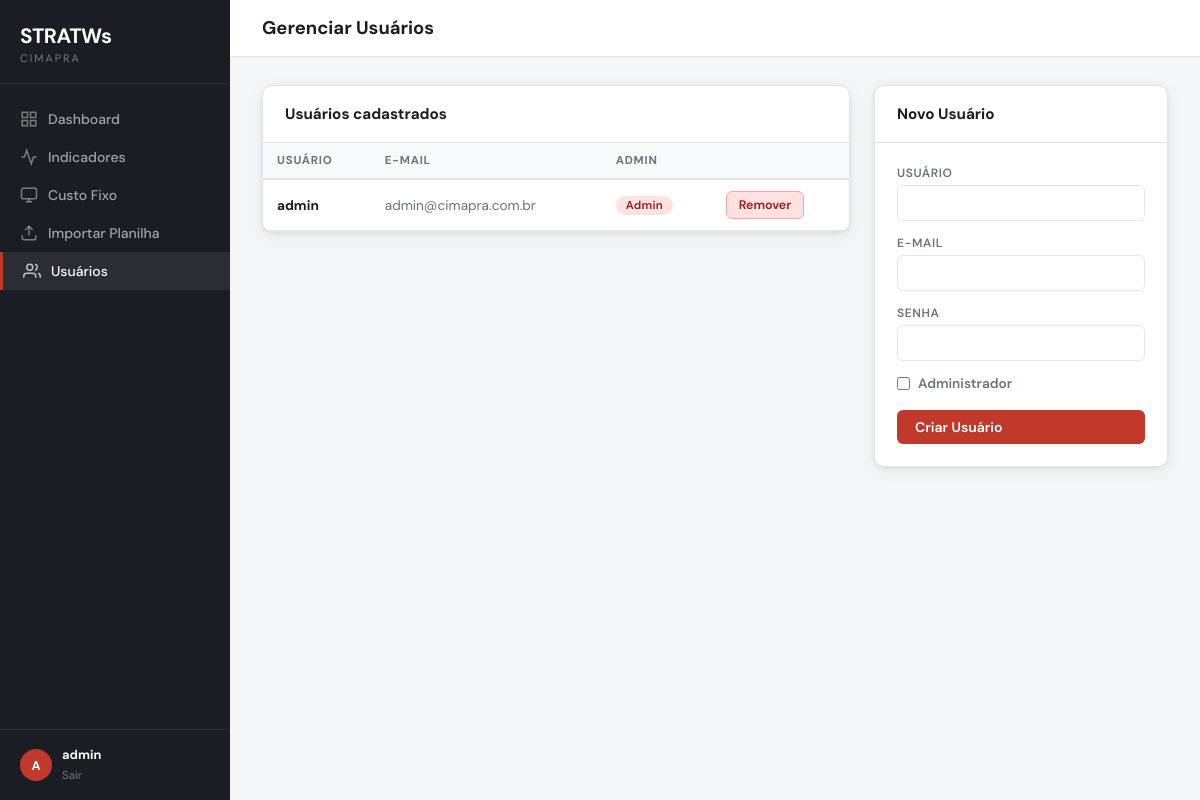
The app's page /admin/users (signed in) with its own data.
### app.py (models this page shows, shortened)
class User(db.Model):
    id       = db.Column(db.Integer, primary_key=True)
    username = db.Column(db.String(80),  unique=True, nullable=False)
    email    = db.Column(db.String(120), unique=True, nullable=False)
    password = db.Column(db.String(256), nullable=False)
    is_admin = db.Column(db.Boolean, default=False)

### app.py (the view)
@app.route("/admin/users")
@admin_required
def admin_users():
    users = User.query.all()
    return render_template("admin_users.html", users=users,
        username=session.get("username"), is_admin=True)

### app.py (called while the page is built)
def admin_required(f):
    @wraps(f)
    def decorated(*args, **kwargs):
        if "user_id" not in session:
            return redirect(url_for("login"))
        user = User.query.get(session["user_id"])
        if not user or not user.is_admin:
            abort(403)
        return f(*args, **kwargs)
    return decorated

### templates/admin_users.html (shortened to what this page needs)
{% extends "base.html" %}
{% block page_title %}Gerenciar Usuários{% endblock %}
{% block content %}
<div style="display:grid;grid-template-columns:2fr 1fr;gap:24px;align-items:start">
  <div class="card">
    <div class="card-header"><h2>Usuários cadastrados</h2></div>
    <div class="table-wrap">
      <table>
        <thead>
          <tr>
            <th>Usuário</th>
            <th>E-mail</th>
            <th>Admin</th>
            <th></th>
          </tr>
        </thead>
        <tbody>
          {% for u in users %}
          <tr>
            <td><strong>{{ u.username }}</strong></td>
            <td style="color:var(--muted)">{{ u.email }}</td>
            <td>
              {% if u.is_admin %}
                <span class="badge badge-red">Admin</span>
              {% else %}
                <span class="badge badge-gray">Usuário</span>
              {% endif %}
            </td>
            <td>
              <form method="POST" action="{{ url_for('admin_delete_user', uid=u.id) }}"
                    onsubmit="return confirm('Remover {{ u.username }}?')">
                <button type="submit" class="btn btn-danger btn-sm">Remover</button>
              </form>
            </td>
          </tr>
          {% endfor %}
        </tbody>
      </table>
    </div>
  </div>
  <div class="card">
    <div class="card-header"><h2>Novo Usuário</h2></div>
    <div class="card-body">
      <form method="POST" action="{{ url_for('admin_create_user') }}">
        <div class="form-group" style="margin-bottom:14px">
          <label>Usuário</label>
          <input type="text" name="username" required/>
        </div>
        <div class="form-group" style="margin-bottom:14px">
          <label>E-mail</label>
          <input type="email" name="email" required/>
        </div>
        <div class="form-group" style="margin-bottom:14px">
          <label>Senha</label>
          <input type="password" name="password" required minlength="8"/>
        </div>
        <div class="form-group" style="flex-direction:row;align-items:center;gap:8px;margin-bottom:18px">
          <input type="checkbox" name="is_admin" id="is_admin"/>
          <label for="is_admin" style="text-transform:none;font-size:.85rem;letter-spacing:0">Administrador</label>
        </div>
        <button type="submit" class="btn btn-primary" style="width:100%">Criar Usuário</button>
      </form>
    </div>
  </div>
</div>
{% endblock %}

### templates/base.html (shortened to what this page needs)
<!DOCTYPE html>
<html lang="pt-BR">
<head>
</head>
<body>
  <aside class="sidebar">
    <div class="sidebar-logo">
      <span>STRATWs</span>
      <small>CIMAPRA</small>
    </div>
    <nav class="nav">
      <a href="{{ url_for('dashboard') }}" class="{{ 'active' if request.endpoint == 'dashboard' }}">
        <svg class="nav-icon" viewBox="0 0 24 24" fill="none" stroke="currentColor" stroke-width="2"><rect x="3" y="3" width="7" height="7"/><rect x="14" y="3" width="7" height="7"/><rect x="3" y="14" width="7" height="7"/><rect x="14" y="14" width="7" height="7"/></svg>
        Dashboard
      </a>
      <a href="{{ url_for('indicadores') }}" class="{{ 'active' if request.endpoint in ('indicadores','indicador_detalhe') }}">
        <svg class="nav-icon" viewBox="0 0 24 24" fill="none" stroke="currentColor" stroke-width="2"><polyline points="22 12 18 12 15 21 9 3 6 12 2 12"/></svg>
        Indicadores
      </a>
      <a href="{{ url_for('custo_fixo') }}" class="{{ 'active' if request.endpoint == 'custo_fixo' }}">
        <svg class="nav-icon" viewBox="0 0 24 24" fill="none" stroke="currentColor" stroke-width="2"><rect x="2" y="3" width="20" height="14" rx="2"/><line x1="8" y1="21" x2="16" y2="21"/><line x1="12" y1="17" x2="12" y2="21"/></svg>
        Custo Fixo
      </a>
      {% if is_admin %}
      <a href="{{ url_for('admin_importar') }}" class="{{ 'active' if request.endpoint == 'admin_importar' }}">
        <svg class="nav-icon" viewBox="0 0 24 24" fill="none" stroke="currentColor" stroke-width="2"><path d="M21 15v4a2 2 0 0 1-2 2H5a2 2 0 0 1-2-2v-4"/><polyline points="17 8 12 3 7 8"/><line x1="12" y1="3" x2="12" y2="15"/></svg>
        Importar Planilha
      </a>
      <a href="{{ url_for('admin_users') }}" class="{{ 'active' if request.endpoint == 'admin_users' }}">
        <svg class="nav-icon" viewBox="0 0 24 24" fill="none" stroke="currentColor" stroke-width="2"><path d="M17 21v-2a4 4 0 0 0-4-4H5a4 4 0 0 0-4 4v2"/><circle cx="9" cy="7" r="4"/><path d="M23 21v-2a4 4 0 0 0-3-3.87"/><path d="M16 3.13a4 4 0 0 1 0 7.75"/></svg>
        Usuários
      </a>
      {% endif %}
    </nav>
    <div class="sidebar-footer">
      <div class="avatar">{{ username[0].upper() if username else 'U' }}</div>
      <div class="info">
        <strong>{{ username }}</strong>
        <a href="{{ url_for('logout') }}">Sair</a>
      </div>
    </div>
  </aside>
  <div class="main">
    <div class="topbar">
      <h1>{% block page_title %}{% endblock %}</h1>
    </div>
    <div class="content">
      {% block content %}{% endblock %}
    </div>
  </div>
</body>
</html>

### templates/base.html (style rules this page uses)
:root { --red: #c0392b; --red2: #96281b; --bg: #f4f5f7; --card: #ffffff; --border: #e2e5ea; --text: #1a1d23; --muted: #6b7280; --green: #16a34a; --amber: #d97706; --blue: #2563eb; --radius: 10px; --shadow: 0 1px 4px rgba(0,0,0,.08), 0 4px 16px rgba(0,0,0,.05); }
*, *::before, *::after { box-sizing: border-box; margin: 0; padding: 0; }
body { font-family: 'DM Sans', sans-serif; background: var(--bg); color: var(--text); min-height: 100vh; display: flex; }
.sidebar { width: 230px; min-height: 100vh; background: var(--text); display: flex; flex-direction: column; position: fixed; top: 0; left: 0; z-index: 100; }
.sidebar-logo { padding: 22px 20px 18px; border-bottom: 1px solid rgba(255,255,255,.08); }
.sidebar-logo span { font-size: 1.3rem; font-weight: 700; color: #fff; letter-spacing: -0.5px; }
.sidebar-logo small { display: block; font-size: .68rem; color: rgba(255,255,255,.4); letter-spacing: 2px; text-transform: uppercase; margin-top: 2px; }
.nav { flex: 1; padding: 16px 0; }
.nav a { display: flex; align-items: center; gap: 10px; padding: 10px 20px; color: rgba(255,255,255,.6); text-decoration: none; font-size: .875rem; font-weight: 500; transition: color .15s, background .15s; }
.nav a:hover, .nav a.active { color: #fff; background: rgba(255,255,255,.07); }
.nav a.active { border-left: 3px solid var(--red); }
.nav-icon { width: 18px; opacity: .7; }
.sidebar-footer { padding: 16px 20px; border-top: 1px solid rgba(255,255,255,.08); display: flex; align-items: center; gap: 10px; }
.avatar { width: 32px; height: 32px; border-radius: 50%; background: var(--red); display: flex; align-items: center; justify-content: center; color: #fff; font-weight: 700; font-size: .8rem; flex-shrink: 0; }
.sidebar-footer .info { flex: 1; min-width: 0; }
.sidebar-footer .info strong { display: block; color: #fff; font-size: .8rem; white-space: nowrap; overflow: hidden; text-overflow: ellipsis; }
.sidebar-footer .info a { color: rgba(255,255,255,.4); font-size: .72rem; text-decoration: none; }
.main { margin-left: 230px; flex: 1; min-height: 100vh; }
.topbar { background: var(--card); border-bottom: 1px solid var(--border); padding: 16px 32px; display: flex; align-items: center; justify-content: space-between; }
.topbar h1 { font-size: 1.15rem; font-weight: 700; }
.content { padding: 28px 32px; }
.card { background: var(--card); border: 1px solid var(--border); border-radius: var(--radius); box-shadow: var(--shadow); }
.card-header { padding: 18px 22px; border-bottom: 1px solid var(--border); display: flex; align-items: center; justify-content: space-between; }
.card-header h2 { font-size: .95rem; font-weight: 700; }
.card-body { padding: 22px; }
.table-wrap { overflow-x: auto; }
table { width: 100%; border-collapse: collapse; font-size: .85rem; }
th { text-align: left; padding: 10px 14px; background: #f8f9fb; border-bottom: 2px solid var(--border); font-size: .72rem; text-transform: uppercase; letter-spacing: .8px; color: var(--muted); }
td { padding: 11px 14px; border-bottom: 1px solid var(--border); vertical-align: middle; }
.badge { display: inline-block; padding: 2px 10px; border-radius: 20px; font-size: .72rem; font-weight: 600; letter-spacing: .3px; }
.badge-red { background: #fee2e2; color: #991b1b; }
.form-group { display: flex; flex-direction: column; gap: 4px; }
.form-group label { font-size: .75rem; font-weight: 600; color: var(--muted); text-transform: uppercase; letter-spacing: .6px; }
input[type=text], input[type=password], input[type=email], select { padding: 8px 12px; border: 1px solid var(--border); border-radius: 6px; font-size: .875rem; font-family: inherit; background: #fff; color: var(--text); outline: none; transition: border-color .15s; }
.btn { display: inline-flex; align-items: center; gap: 6px; padding: 8px 18px; border-radius: 6px; font-size: .875rem; font-weight: 600; cursor: pointer; border: none; font-family: inherit; text-decoration: none; transition: filter .15s, transform .1s; }
.btn-primary { background: var(--red); color: #fff; }
.btn-danger { background: #fee2e2; color: #991b1b; border: 1px solid #fca5a5; }
.btn-sm { padding: 5px 12px; font-size: .78rem; }

### records on screen
User: username "admin", email "admin@cimapra.com.br", is_admin "Admin"

### other values on screen
{{ username[0].upper() if username else 'U' }} "A"
